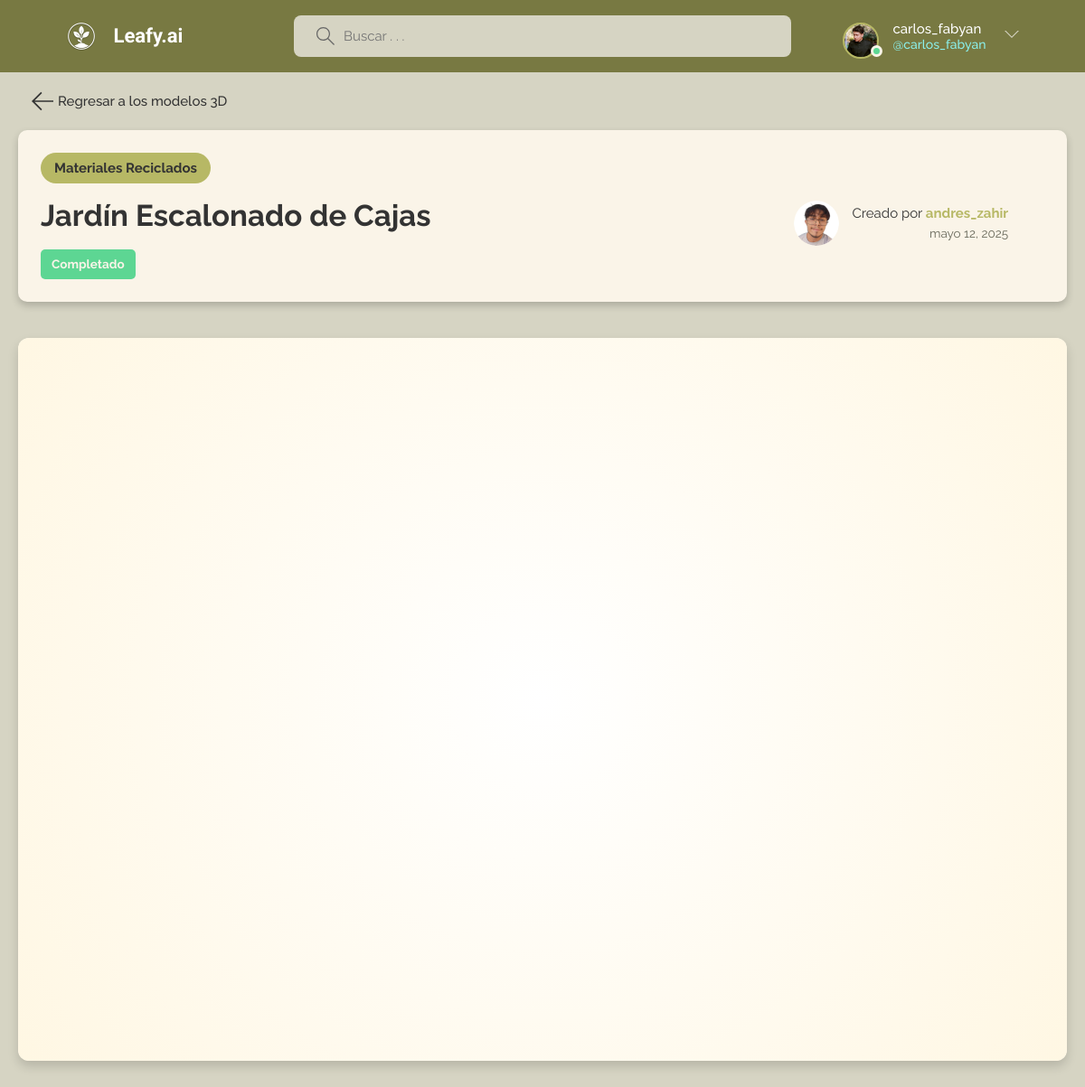
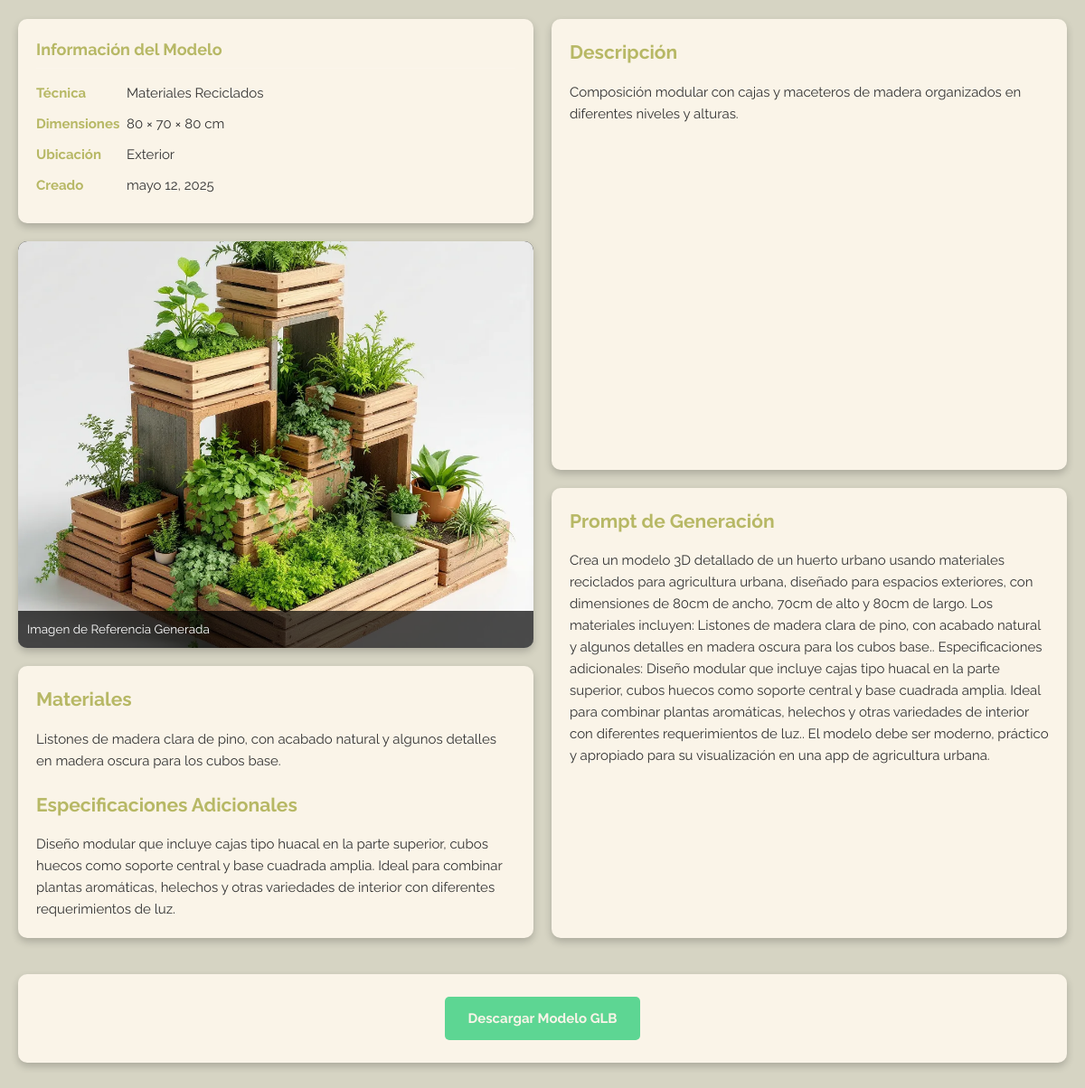
Screenshot of /3d-models/6/ (signed in) with the database file from the repository (2 pictures, top to bottom).
### base/models.py (models this page shows, shortened)
class User(AbstractUser):
    name = models.CharField(max_length=200, null=True)
    email = models.EmailField(unique=True, null=True)
    bio = models.TextField(null=True)
    avatar = models.ImageField(null=True, default="blue.jpg")
    USERNAME_FIELD = 'email'
    REQUIRED_FIELDS = []

class Cultivation3DModel(models.Model):
    TECHNIQUE_CHOICES = [
        ('vertical', 'Cultivo Vertical'),
        ('pared', 'Cultivo en Pared'),
        ('hidroponia', 'Hidroponía'),
        ('reciclados', 'Materiales Reciclados'),
        ('acuaponia', 'Acuaponía'),
    ]
    LOCATION_CHOICES = [
        ('interior', 'Interior'),
        ('exterior', 'Exterior'),
    ]
    STATUS_CHOICES = [
        ('pending', 'Pendiente'),
        ('generating_image', 'Generando Imagen'),
        ('generating_model', 'Generando Modelo 3D'),
        ('completed', 'Completado'),
        ('error', 'Error'),
    ]
    user = models.ForeignKey(User, on_delete=models.CASCADE, related_name='models_3d')
    cultivation_technique = models.ForeignKey(CultivationTechnique, on_delete=models.SET_NULL, null=True, blank=True, related_name='models_3d')
    title = models.CharField(max_length=200)
    description = models.TextField(blank=True)
    technique = models.CharField(max_length=20, choices=TECHNIQUE_CHOICES)
    width = models.IntegerField(help_text="Width in centimeters")
    height = models.IntegerField(help_text="Height in centimeters")
    length = models.IntegerField(help_text="Length in centimeters")
    location = models.CharField(max_length=10, choices=LOCATION_CHOICES)
    materials_description = models.TextField()
    extra_specifications = models.TextField(blank=True)
    prompt = models.TextField(blank=True)
    generated_image = models.ImageField(upload_to='models3d/images/', blank=True, null=True)
    glb_model = models.FileField(upload_to='models3d/glb/', blank=True, null=True)
    status = models.CharField(max_length=20, choices=STATUS_CHOICES, default='pending')
    error_message = models.TextField(blank=True)
    created = models.DateTimeField(auto_now_add=True)
    updated = models.DateTimeField(auto_now=True)
    class Meta:
        verbose_name = '3D Cultivation Model'
        verbose_name_plural = '3D Cultivation Models'
        ordering = ['-created']

### base/views.py (the view)
# urls.py: path('3d-models/<str:pk>/', views.cultivation3d_detail, name='cultivation3d_detail'),
@login_required(login_url='login')
def cultivation3d_detail(request, pk):
    model = get_object_or_404(Cultivation3DModel, id=pk)
    context = {'model': model}
    return render(request, 'base/cultivation3d_detail.html', context)

### base/templates/base/cultivation3d_detail.html (shortened to what this page needs)
{% extends 'main.html' %}
{% block content %}
<div class="back-nav-container">
    <div class="card back-nav-card">
        <a href="{% url 'cultivation3d_home' %}" class="back-nav-link">
            <svg version="1.1" xmlns="http://www.w3.org/2000/svg" width="24" height="24" viewBox="0 0 32 32" class="back-nav-icon">
                <title>Regresar a los modelos 3D</title>
                <path d="M13.723 2.286l-13.723 13.714 13.719 13.714 1.616-1.611-10.96-10.96h27.625v-2.286h-27.625l10.965-10.965-1.616-1.607z"></path>
            </svg>
            Regresar a los modelos 3D
        </a>
    </div>
</div>
<div class="model-detail-container">
    <div class="model-detail-grid">
        <div class="model-card model-header-card">
            <div class="model-header-left">
                <div class="model-technique-badge">{{ model.get_technique_display }}</div>
                <h1 class="model-title">{{ model.title }}</h1>
                <span class="model-status-badge status-{{ model.status }}">
                    {{ model.get_status_display }}
                </span>
            </div>
            <div class="model-header-right">
                <div class="model-author">
                    <div class="model-author-avatar">
                        <img src="{{ model.user.avatar.url }}" alt="{{ model.user.username }}">
                    </div>
                    <div class="model-author-info">
                        <div>Creado por <a href="{% url 'user-profile' model.user.id %}" class="model-author-name">{{ model.user.username }}</a></div>
                        <div class="model-date">{{ model.created|date:"F d, Y" }}</div>
                    </div>
                </div>
            </div>
        </div>
        <div class="model-card model-viewer-card">
            {% if model.status == 'completed' and model.glb_model %}
                <div id="model-container"></div>
            {% elif model.status == 'error' %}
                <div class="model-loading">
                    <h3>Error generando el modelo</h3>
                    <p>{{ model.error_message|default:"Hubo un error generando el modelo 3D. Por favor, intenta de nuevo." }}</p>
                </div>
            {% endif %}
        </div>
        <div class="info-details-container">
            <div class="left-column">
                <div class="model-card model-info-card">
                    <div class="model-info-section">
                        <h3 class="model-info-title">Información del Modelo</h3>
                        <div class="model-info-row">
                            <div class="model-info-label">Técnica</div>
                            <div class="model-info-value">{{ model.get_technique_display }}</div>
                        </div>
                        <div class="model-info-row">
                            <div class="model-info-label">Dimensiones</div>
                            <div class="model-info-value">{{ model.width }} × {{ model.height }} × {{ model.length }} cm</div>
                        </div>
                        <div class="model-info-row">
                            <div class="model-info-label">Ubicación</div>
                            <div class="model-info-value">{{ model.get_location_display }}</div>
                        </div>
                        <div class="model-info-row">
                            <div class="model-info-label">Creado</div>
                            <div class="model-info-value">{{ model.created|date:"F d, Y" }}</div>
                        </div>
                    </div>
                </div>
                <div class="model-card model-image-card">
                    {% if model.generated_image %}
                        <img src="{{ model.generated_image.url }}" alt="Generated reference image" class="model-image">
                        <div class="model-image-caption">Imagen de Referencia Generada</div>
                    {% else %}
                        <div class="model-loading">
                            <p>No se ha generado la imagen de referencia</p>
                        </div>
                    {% endif %}
                </div>
                <div class="model-card model-details-card">
                    <h3 class="model-description-title">Materiales</h3>
                    <div class="model-description-text">
                        {{ model.materials_description|linebreaks }}
                    </div>
                    {% if model.extra_specifications %}
                    <h3 class="model-description-title" style="margin-top: 20px;">Especificaciones Adicionales</h3>
                    <div class="model-description-text">
                        {{ model.extra_specifications|linebreaks }}
                    </div>
                    {% endif %}
                </div>
            </div>
            <div class="right-column">
                <div class="model-card model-description-card">
                    <h3 class="model-description-title">Descripción</h3>
                    <div class="model-description-text">
                        {{ model.description|default:"No description provided."|linebreaks }}
                    </div>
                </div>
                <div class="model-card model-prompt-card">
                    <h3 class="model-description-title">Prompt de Generación</h3>
                    <div class="model-description-text">
                        {{ model.prompt|linebreaks }}
                    </div>
                </div>
            </div>
        </div>
        <div class="model-card model-actions-card">
            {% if model.status == 'completed' and model.glb_model %}
                <a href="{{ model.glb_model.url }}" class="model-action-button action-download" download>Descargar Modelo GLB</a>
            {% endif %}
        </div>
    </div>
</div>
{% endblock %}

### templates/navbar.html (shortened to what this page needs)
{% load static %}
<header class="header header--loggedIn">
    <div class="container">
      <a href="{% url 'home' %}" class="header__logo">
        <img src="{% static 'images/logoleafy.png' %}" alt="Logo de Leafy" />
        <h1 class="shadoww navbar__brand" style="color: white; font-family: 'Alexandria', sans-serif; font-weight: 600; font-size: 2.2rem;">Leafy.ai</h1>
      </a>
      <form class="header__search" method="GET" action= "{% url 'home' %}">
        <label>
          <input type="text" name="q" placeholder="Buscar . . .">
        </label>
      </form>
      <nav class="header__menu">
        {% if request.user.is_authenticated %}
        <div class="header__user">
          <a href="{% url 'user-profile' user.id%}">
            <div class="avatar avatar--medium active">
              <img src="{{request.user.avatar.url}}" />
            </div>
            <p style="color: white;">{{request.user.username}}<span style="color: rgb(139, 240, 235);">@{{request.user.username}}</span></p>
          </a>
          <button class="dropdown-button">
            <svg version="1.1" xmlns="http://www.w3.org/2000/svg" width="32" height="32" viewBox="0 0 32 32">
              <title>flecha-abajo</title>
              <path d="M16 21l-13-13h-3l16 16 16-16h-3l-13 13z"></path>
            </svg>
          </button>
        </div>
        {% else %}
        <a href="{% url 'login' %}" style="display: flex; align-items: center;">
          <img src="{% static 'images/icons/usuario.png' %}" style="width: 48px; height: 48px;" />
          <p style="margin-left: 8px; color: white;">Iniciar Sesión</p>
        </a>
        {% endif %}
      </nav>
    </div>
  </header>

### static/styles/style.css (style rules this page uses)
* { font-family: 'Raleway', sans-serif; margin: 0; padding: 0; box-sizing: border-box; text-rendering: optimizeLegibility; font-size: inherit; }
html { font-size: 56.25%; }
@media only screen and (min-width: 1200px) { html { font-size: 62.5%; } }
body { line-height: 1.6; font-weight: 400; font-size: 1.5rem; color: var(--color-light-gray); gap: 3rem; background: var(--gradient-body-bg); min-height: 100vh; }
img { width: 100%; }
a { display: inline-block; color: var(--color-main); text-decoration: none; }
.container { max-width: 120rem; width: 90%; margin: auto; }
.avatar { position: relative; display: inline-block; border-radius: 50%; border: 2px solid var(--color-main); margin-top: 10px; }
.avatar img { display: block; border-radius: 50%; object-fit: cover; object-position: center; }
.avatar::after { content: ""; display: block; position: absolute; background-color: var(--color-gray); z-index: 111; border-radius: 50%; border: 0.3rem solid var(--color-dark); }
.avatar.active::after { background-color: var(--color-success); }
.avatar.avatar--medium img { width: 3.6rem; height: 3.6rem; border-radius: 50%; }
.avatar.avatar--medium:after { width: 0.7rem; height: 0.7rem; bottom: 0px; right: -6px; }
.header { padding: 1.5rem; background-color: var(--color-main-dark); }
.header > .container { display: grid; grid-template-columns: 1fr 2fr 1fr; align-items: center; }
.left-column, .activities-column { display: flex; flex-direction: column; gap: 2rem; }
.header__logo, .header__user { display: flex; gap: 2rem; align-items: center; }
.header__logo { justify-self: start; }
.header__logo > img { height: 3.2rem; width: 3.2rem; }
.header__logo > h1 { font-weight: 700; font-size: 2rem; color: var(--color-light); }
.header__search > label { background: var(--color-bg); padding: 1.3rem 1.5rem; display: flex; align-items: center; gap: 1rem; border-radius: 8px; margin: 0 auto; width: auto; }
.header__search svg { fill: var(--color-gray); width: 2rem; height: 2rem; margin-left: 1rem; }
.header__search input { width: 48rem; background: transparent; border: none; outline: none; color: var(--color-light); }
.header__search { display: flex; justify-content: center; width: 100%; grid-column: 2; }
.header__menu { position: relative; justify-self: end; }
.header__menu a { display: flex; gap: 1.5rem; align-items: center; font-weight: 500; text-decoration: none; color: var(--color-gray); }
.header__menu img { height: 3.6rem; }
.header__menu p { line-height: 1.2; }
.header__menu span { color: var(--color-main); font-weight: 500; font-size: 1.4rem; display: block; }
.header__menu svg { width: 1.6rem; height: 1.6rem; fill: var(--color-dark-light); }
.dropdown-button { background: transparent; border: 0; outline: 0; cursor: pointer; }

### static/styles/base.css (style rules this page uses)
:root { --color-main: #b7b865; --color-main-light: #e0e1c5; --color-main-dark: #787942; --color-bone: #f1ede4; --color-bone-dark: #e8e3d9; --color-bone-light: #f9f8f5; --color-green-light: #c8eac8; --color-dark: #faf4e8; --color-dark-medium: #e8e6d6; --color-dark-light: #d6d4c3; --color-light: #333333; --color-gray: #666666; --color-light-gray: #68695b; --color-bg: #d6d4c3; --color-success: #5dd693; --color-error: #fc4b0b; --gradient-body-bg: linear-gradient(0deg, var(--color-dark) 0%, var(--color-dark-medium) 21%, var(--color-dark-light) 38%, var(--color-dark) 48%, var(--color-dark-medium) 66%, var(--color-dark-light) 82%, var(--color-dark) 91%, var(--color-dark-medium) 100%); --gradient-room-topic-bg: var(--color-main); --color-dropdown-bg: #a5a660; --color-border-techniques: rgba(182,183,107,1); --color-border-techniques-faint: rgba(182,183,107,0.15); --color-border-techniques-light: rgba(182,183,107,0.3); --color-box-shadow-dark: rgba(234, 232, 250, 0.2); --color-focus-ring: rgba(182, 183, 107, 0.2); --gradient-btn-shadow-hover: linear-gradient(to right, #c7c87e, #d5d68f); --border-radius: 0.7rem; --links: rgba(100, 187, 183, 1); }
* { font-family: 'Raleway', sans-serif; margin: 0; padding: 0; box-sizing: border-box; text-rendering: optimizeLegibility; font-size: inherit; }
html { font-size: 56.25%; }
@media only screen and (min-width: 1200px) { html { font-size: 62.5%; } }
body { line-height: 1.6; font-weight: 400; font-size: 1.5rem; color: var(--color-light-gray); gap: 3rem; background: var(--color-bg); min-height: 100vh; }
img { width: 100%; }
a { display: inline-block; color: var(--color-main); text-decoration: none; }
.container { max-width: 120rem; width: 90%; margin: auto; }

### rows the page displays
User: user.avatar (picture), user.username "carlos_fabyan"
Cultivation3DModel: technique "Materiales Reciclados", title "Jardín Escalonado de Cajas", status "Completado", user.avatar (picture), user.username "andres_zahir", created "mayo 12, 2025", width "80", height "70", length "80", location "Exterior", generated_image (picture), materials_description "Listones de madera clara de pino, con acabado natural y algunos detalles en madera oscura para los cubos base.", extra_specifications "Diseño modular que incluye cajas tipo huacal en la parte superior, cubos huecos como soporte central y base cuadrada amplia. Ideal para combinar plantas aromáticas, helechos y otras variedades de interior con diferentes requerimientos de luz.", description "Composición modular con cajas y maceteros de madera organizados en diferentes niveles y alturas.", prompt "Crea un modelo 3D detallado de un huerto urbano usando materiales reciclados para agricultura urbana, diseñado para espacios exteriores, con dimensiones de 80cm de ancho, 70cm de alto y 80cm de largo. Los materiales incluyen: Listones de madera clara de pino, con acabado natural y algunos detalles en madera oscura para los cubos base.. Especificaciones adicionales: Diseño modular que incluye cajas tipo huacal en la parte superior, cubos huecos como soporte central y base cuadrada amplia. Ideal para combinar plantas aromáticas, helechos y otras variedades de interior con diferentes requerimientos de luz.. El modelo debe ser moderno, práctico y apropiado para su visualización en una app de…"
